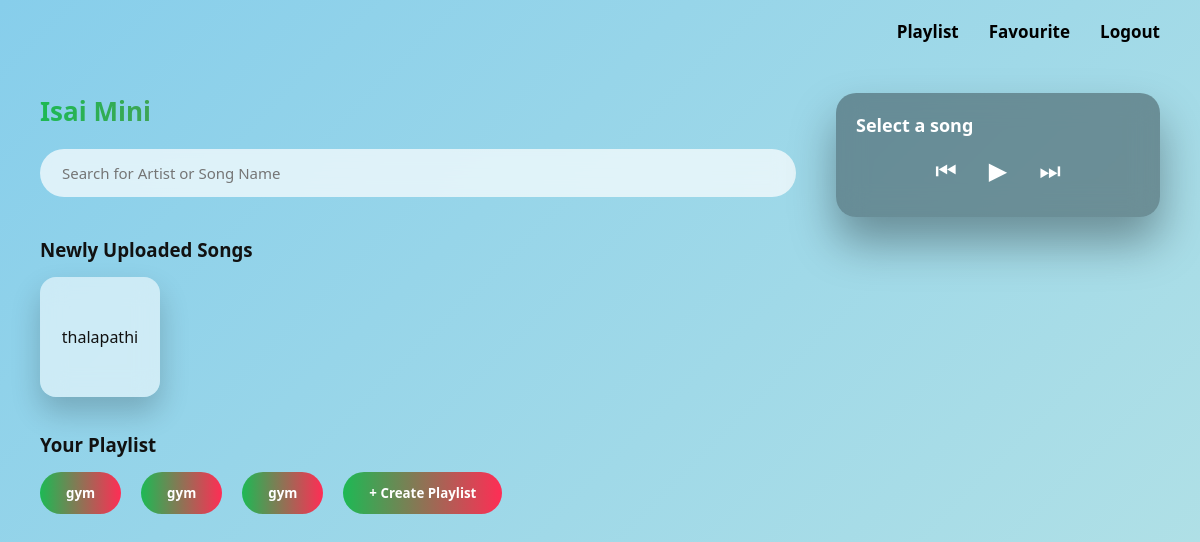
The app's page /listener-dashboard (signed in), older data.
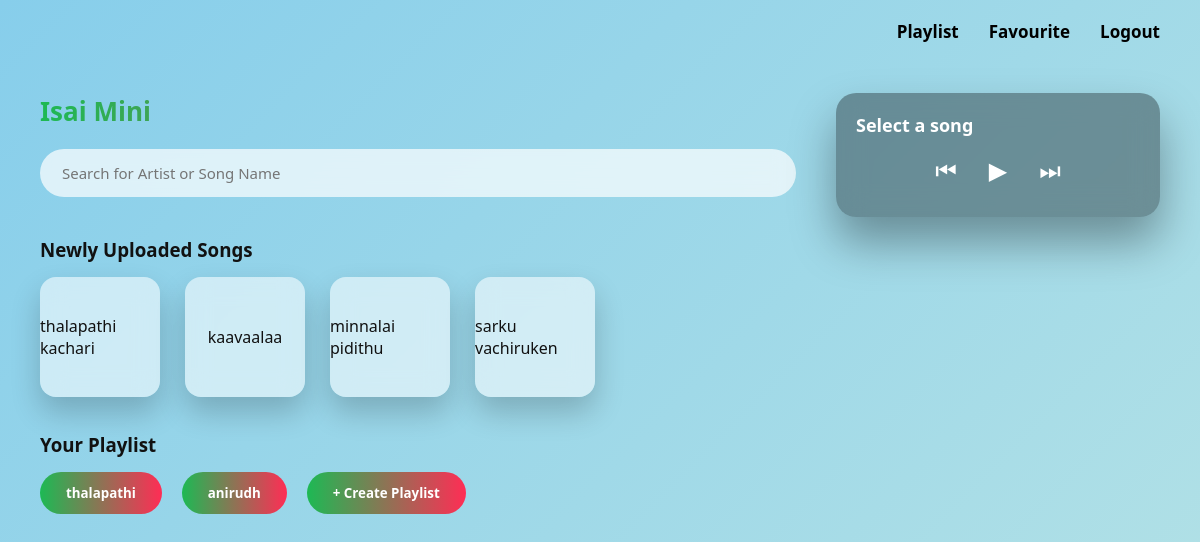
The same page, newer data.
### controller/models.py (models this page shows)
class Song(Base):
    __tablename__ = "songs"
    id = Column(Integer, primary_key=True)
    title = Column(String, nullable=False)
    artist_name = Column(String, nullable=False)
    genre = Column(String)
    language = Column(String)
    file_path = Column(String, nullable=False)
    uploader_id = Column(Integer, ForeignKey("users.id"))

class Playlist(Base):
    __tablename__ = "playlists"
    id = Column(Integer, primary_key=True)
    name = Column(String)
    user_id = Column(Integer, ForeignKey("users.id"))

### main.py (the view)
@app.route("/listener-dashboard")
def listener_dashboard():
    if session.get("role") != "listener":
        return redirect("/login")
    db = SessionLocal()
    songs = db.query(Song).all()
    playlists = db.query(Playlist).filter_by(
        user_id=session["user_id"]
    ).all()
    db.close()
    return render_template(
        "listener_dashboard.html",
        songs=songs,
        playlists=playlists
    )

### templates/listener_dashboard.html (shortened to what this page needs)
<!DOCTYPE html>
<html lang="en">
<head>
</head>
<body>
<div class="navbar">
    <a href="/playlist">Playlist</a>
    <a href="/favourite">Favourite</a>
    <a href="/logout">Logout</a>
</div>
<div class="main">
<div class="left">
    <div class="logo">Isai Mini</div>
    <input class="search-box" type="text" placeholder="Search for Artist or Song Name" oninput="searchSongs(this.value)">
    <h3>Newly Uploaded Songs</h3>
    <div class="card-row" id="recommendedSongs">
        {% for song in songs %}
        <div class="song-card"
             data-src="{{ url_for('static', filename=song.file_path) }}"
             data-id="{{ song.id }}"
             data-title="{{ song.title }}"
             data-artist="{{ song.artist_name }}">
            {{ song.title }}
        </div>
        {% endfor %}
    </div>
    <h3>Your Playlist</h3>
    <div class="playlist-box">
        {% for playlist in playlists %}
        <button class="create-btn" onclick="playPlaylist({{ playlist.id }})">
            {{ playlist.name }}
        </button>
        {% endfor %}
        <button class="create-btn" onclick="window.location.href='/create-playlist'">
            + Create Playlist
        </button>
    </div>
</div>
<div class="right">
    <div class="player">
        <div class="player-info">
            <div class="title" id="playerTitle">Select a song</div>
        </div>
        <div class="player-controls">
            <button onclick="prevSong()">⏮</button>
            <button onclick="togglePlayPause()" id="playPauseBtn">▶</button>
            <button onclick="nextSong()">⏭</button>
        </div>
    </div>
</div>
</div>
</body>
</html>

### templates/listener_dashboard.html (style rules this page uses)
* { box-sizing:border-box; font-family:Segoe UI,sans-serif; }
body { margin:0; background:linear-gradient(135deg,#87ceeb,#b0e0e6); color:#111; }
.navbar { display:flex; justify-content:flex-end; gap:30px; padding:20px 40px; font-size:17px; }
.navbar a { text-decoration:none; font-weight:700; color:#000; }
.main { display:flex; padding:30px 40px; gap:40px; }
.left { width:70%; }
.right { width:30%; }
.logo { font-size:26px; font-weight:800; margin-bottom:20px; background:linear-gradient(90deg,#1db954,#ff2d55); -webkit-background-clip:text; -webkit-text-fill-color:transparent; }
.search-box { width:100%; padding:14px 22px; border-radius:30px; border:none; outline:none; font-size:15px; background:rgba(255,255,255,.7); backdrop-filter:blur(10px); margin-bottom:20px; }
h3 { margin-bottom:15px; font-weight:700; }
.card-row { display:flex; gap:25px; margin-bottom:35px; flex-wrap:wrap; }
.song-card { width:120px; height:120px; border-radius:16px; background:rgba(255,255,255,.55); backdrop-filter:blur(12px); box-shadow:0 15px 30px rgba(0,0,0,.2); display:flex; justify-content:center; align-items:center; cursor:pointer; transition:.3s; }
.playlist-box { display:flex; gap:20px; margin-bottom:30px; flex-wrap:wrap; }
.create-btn { padding:12px 26px; border-radius:30px; border:none; cursor:pointer; font-weight:700; background:linear-gradient(90deg,#1db954,#ff2d55); color:#fff; }
.player { background:rgba(0,0,0,.35); backdrop-filter:blur(14px); border-radius:20px; padding:20px; display:flex; flex-direction:column; justify-content:flex-end; box-shadow:0 25px 45px rgba(0,0,0,.35); }
.player-info { color:#fff; margin-bottom:15px; }
.player-info .title { font-size:18px; font-weight:700; }
.player-controls { display:flex; justify-content:center; align-items:center; gap:20px; margin-bottom:10px; }
.player-controls button { background:none; border:none; color:#fff; font-size:24px; cursor:pointer; }

Row changes from the older to the newer data that the page shows:
removed Playlist: name "gym"
changed Song: title "thalapathi" → "thalapathi kachari"
added Song: title "kaavaalaa"
added Song: title "minnalai pidithu"
added Song: title "sarku vachiruken"
changed Playlist: name "gym" → "thalapathi"
changed Playlist: name "gym" → "anirudh"
